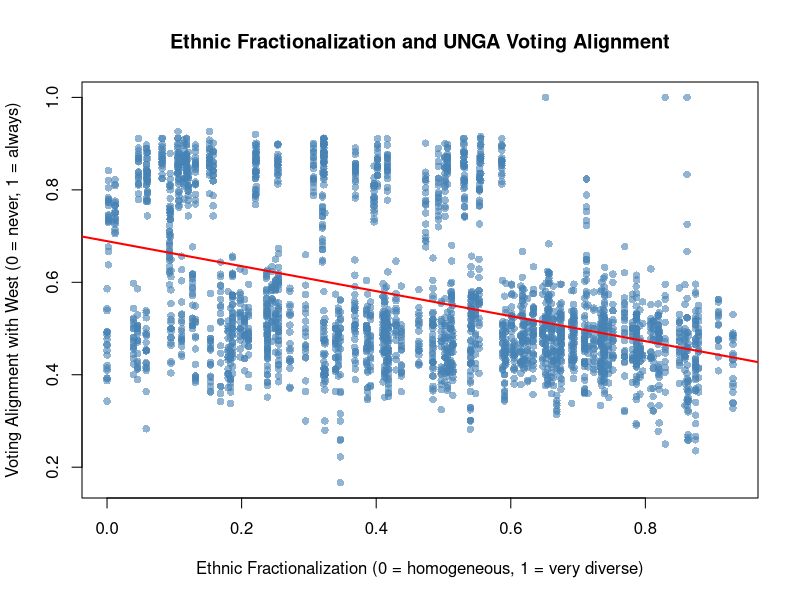

Write R code to recreate this figure.
library(tidyverse)
final_data <- read.csv("final_dataset.csv")

# bivariate analysis/correlation test
cor_result <- cor.test(~ al_ethnic2000 + unga_alignment, data = final_data)
print(cor_result)

# scatterplot with regression line
png("scatterplot.png", width = 900, height = 600, res = 100)

plot(unga_alignment ~ al_ethnic2000, data = final_data,
    xlab = "Ethnic Fractionalization (0 = homogeneous, 1 = very diverse)",
    ylab = "Voting Alignment with West (0 = never, 1 = always)",
    main = "Ethnic Fractionalization and UNGA Voting Alignment",
    pch  = 16,
    col  = adjustcolor("steelblue", alpha = 0.6)) # gradient/transparency for better visibility

abline(lm(unga_alignment ~ al_ethnic2000, data = final_data), col = "red", lwd = 2) # regression line
dev.off()

# inclusion of all variables in the model
model <- lm(unga_alignment ~ al_ethnic2000 + p_polity2 + log_gdp + log_pop, data = final_data)
summary(model)

# saving regression as text and printing to console (for prototyping)
sink("regression_output.txt")
print(summary(model))
sink()

# case study (Japan and Nigeria)
nigeria <- filter(final_data, ccodealp == "NGA")
japan <- filter(final_data, ccodealp == "JPN")

sink("case_study_output.txt")
print(summary(nigeria))
print(summary(japan))
sink()
